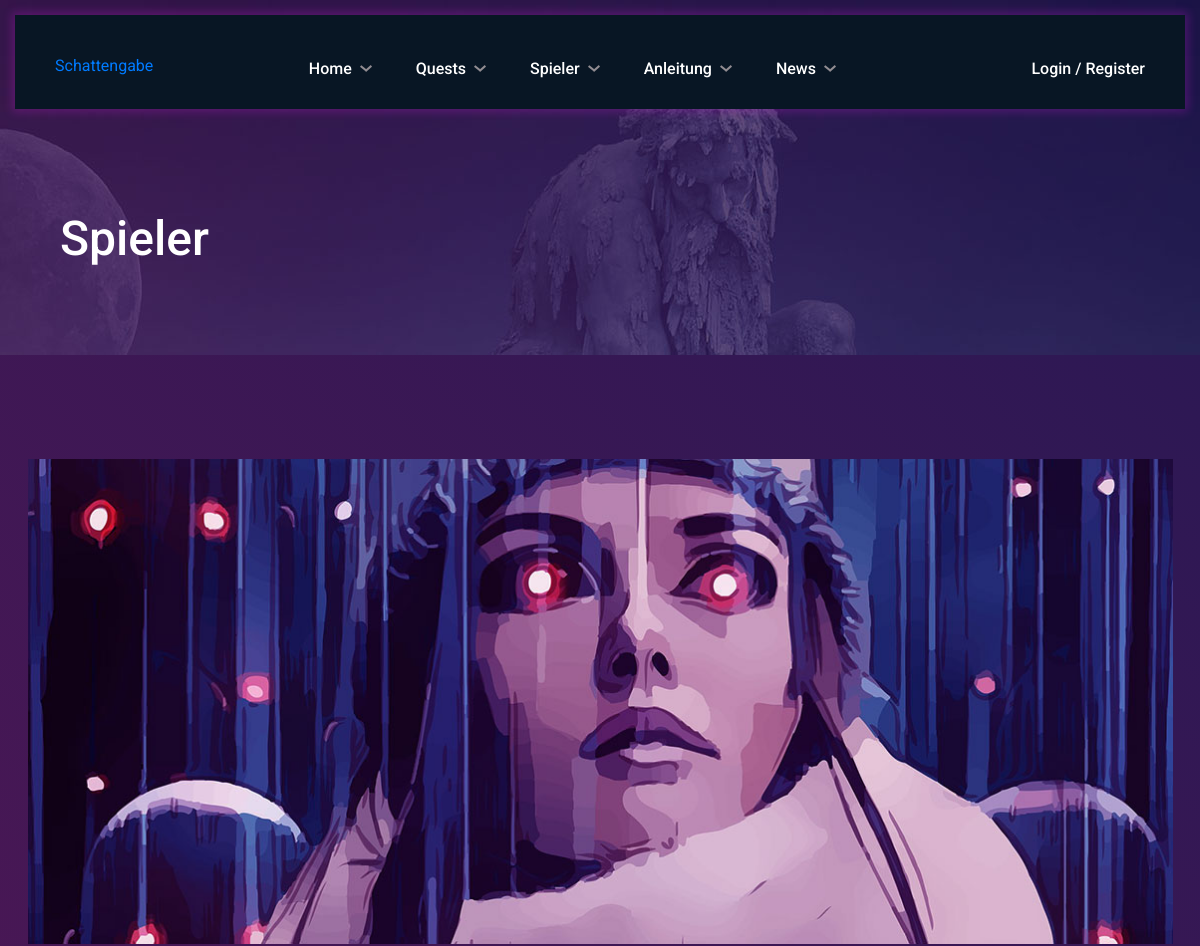
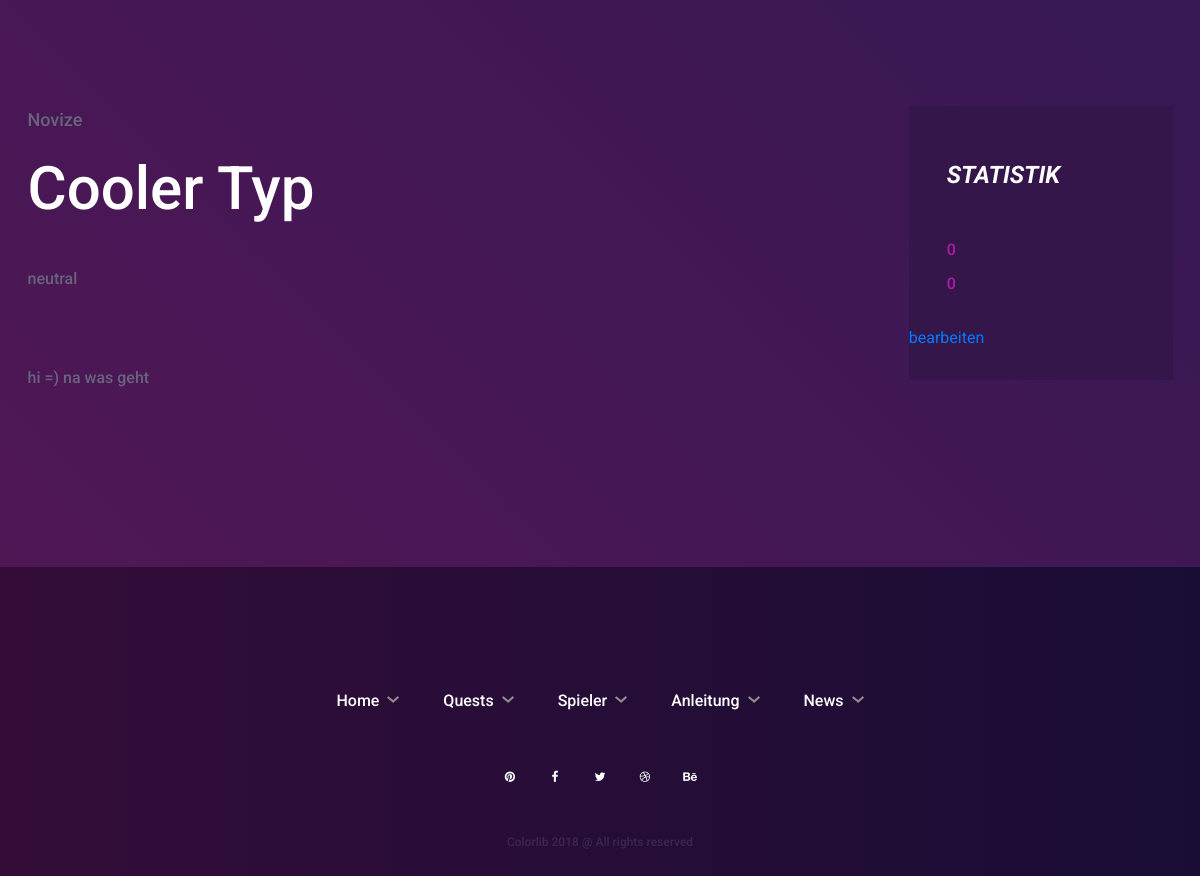
/player/1/, run on the app's committed database (2 pictures, top to bottom).
### story/models.py (models this page shows, shortened)
class Player(models.Model):
    name = models.CharField(max_length=20, unique=True)
    user = models.OneToOneField(settings.AUTH_USER_MODEL,
        on_delete=models.DO_NOTHING, blank=True, null=True)
    level = models.IntegerField(default=0)
    points = models.IntegerField(default=0)
    TITLES = (("Chef","Chef"),("Mitläufer","Mitläufer"),("Novize","Novize"))
    title = models.CharField(choices=TITLES, default="Novize", max_length=100)
    ATTITUDES = (("hell", "hell"), ("dunkel", "dunkel"), ("neutral", "neutral"))
    attitude = models.CharField(choices=ATTITUDES, default="neutral", max_length=100)
    description = models.CharField(max_length=1000, default="uninteressant")

### story/views.py (the view)
# urls.py: path('player/<int:pk>/', views.detail_player, name='detail_player'),
def detail_player(request, pk):
    player = get_object_or_404(Player, pk=pk)
    return render(request, 'story/detail_player.html', {'player': player, 'pk': pk})

### story/templates/story/detail_player.html
{% extends "story/base.html" %}
{% block content %}
{% load static %}
<section class="page-top-section set-bg" data-setbg="{% static 'img/page-top-bg/1.jpg' %}">
    <div class="page-info">
        <h2>Spieler</h2>
    </div>
</section>
	<section class="games-single-page">
            <div class="container">
                <div class="game-single-preview">
                    <img src="{% static 'img/games/big.jpg' %}" alt="">
                </div>
                <div class="row">
                    <div class="col-xl-9 col-lg-8 col-md-7 game-single-content">
                        <div class="gs-meta">{{ player.title}}</div>
                        <h2 class="gs-title">{{ player.name }}</h2>
                        <p>{{ player.attitude }}</p>
                        <p>{{ player.description|linebreaksbr }}</p>
                    </div>
                    <div class="col-xl-3 col-lg-4 col-md-5 sidebar game-page-sideber">
                        <div id="stickySidebar">
                            <div class="widget-item">
                                <div class="rating-widget">
                                    <h4 class="widget-title">Statistik</h4>
                                    <ul>
                                        <li>{{ player.level|linebreaksbr }}</li>
                                        <li>{{ player.points|linebreaksbr }}</li>
                                    </ul>
                                    <a href="{% url 'edit_player' pk=player.pk %}">bearbeiten</a>
                                </div>
                            </div>
                        </div>
                    </div>
                </div>
            </div>
        </section>
{% endblock %}

### story/static/css/style.css (style rules this page uses)
html, body { height: 100%; font-family: 'Roboto', sans-serif; -webkit-font-smoothing: antialiased; font-smoothing: antialiased; }
h1, h2, h3, h4, h5, h6 { margin: 0; color: #111111; font-weight: 500; }
h2 { font-size: 36px; }
h4 { font-size: 24px; }
p { font-size: 15px; color: #585858; line-height: 1.6; font-weight: 500; }
img { max-width: 100%; }
ul, ol { padding: 0; margin: 0; }
::placeholder { color: #fff; font-style: italic; text-transform: uppercase; }
.set-bg { background-repeat: no-repeat; background-size: cover; background-position: top center; }
.widget-item { margin-bottom: 85px; }
.widget-item:last-child { margin-bottom: 0; }
.widget-item .widget-title { color: #fff; text-transform: uppercase; font-weight: 700; font-style: italic; padding-left: 38px; margin-bottom: 48px; }
.page-top-section { height: 355px; padding-top: 210px; }
.page-info { max-width: 1496px; margin: 0 auto; font-size: 16px; color: #fff; padding-left: 60px; }
.page-info h2 { color: #fff; font-size: 48px; }
.game-page-sideber .widget-item { margin-bottom: 55px; }
.games-single-page, .review-section, .blog-page, .contact-page { padding: 104px 0; background: #501755; background: -webkit-linear-gradient(45deg, #501755 0%, #2d1854 100%); background: -o-linear-gradient(45deg, #501755 0%, #2d1854 100%); background: linear-gradient(45deg, #501755 0%, #2d1854 100%); filter: progid:DXImageTransform.Microsoft.gradient( startColorstr='#501755', endColorstr='#2d1854', GradientType=1); }
.game-single-preview { margin-bottom: 108px; }
.game-single-content .gs-meta { font-size: 18px; color: #68647d; font-weight: 500; margin-bottom: 20px; }
.game-single-content .gs-title { font-size: 60px; color: #fff; margin-bottom: 40px; }
.game-single-content p { font-size: 16px; font-weight: 500; color: #68647d; line-height: 1.8; margin-bottom: 70px; }
.rating-widget { background: #34164b; padding: 55px 0 30px; }
.rating-widget ul { list-style: none; padding: 0 38px; margin-bottom: 30px; }
.rating-widget ul li { display: block; font-size: 16px; color: #b01ba5; font-weight: 500; margin-bottom: 10px; }
@media (min-width: 1200px) { .container { max-width: 1175px; } }

### data on the page
Player: title "Novize", name "Cooler Typ", attitude "neutral", description "hi =) na was geht", level "0", points "0"
